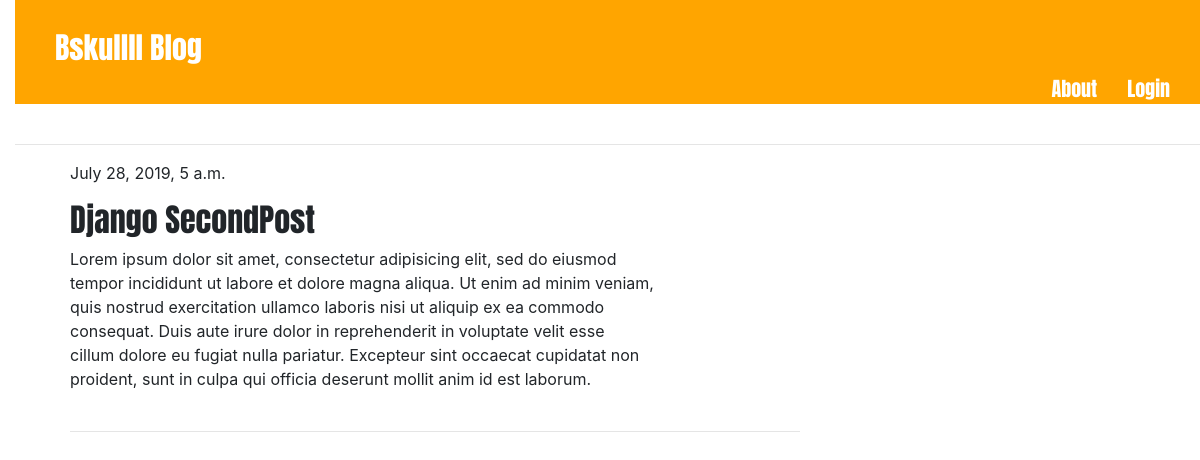
The app's page /post/2/ with its own data.
### blog/models.py (models this page shows, shortened)
class Post(models.Model):
	author = models.ForeignKey(User, on_delete=models.CASCADE)
	title = models.CharField(max_length=256)
	text = models.TextField()
	created_date = models.DateTimeField(default=timezone.now)
	published_date = models.DateTimeField(blank=True, null=True)

### blog/views.py (the view)
# urls.py: url(r'^post/(?P<pk>\d+)/$', views.post_detail, name='post_detail'),
def post_detail(request, pk):
	post = get_object_or_404(Post, pk=pk)
	data = {'post':post}
	return render(request, 'blog/post_detail.html', context=data)

### templates/blog/post_detail.html (shortened to what this page needs)
{% extends 'blog/base.html' %}
{% block body_block %}
	<div class="post">
		{% if post.published_date %}
			<p class="date">{{post.published_date}}</p>
		{% endif %}
			{% if request.user.is_authenticated %}
				<a class="btn btn-danger" href="{% url 'post_edit' pk=post.pk %}">Edit</a>
				<h2>{{ post.title }}</h2>
				<p>{{ post.text|linebreaksbr }}</p>
				<hr>
			{% else %}
				<h2>{{ post.title }}</h2>
				<p>{{ post.text|linebreaksbr }}</p>
				<hr>
			{% endif %}
	</div>
{% endblock %}

### static/blog/css/blog.css (style rules this page uses)
h1, h2, h3, h4, h5 { font-family: 'Anton', sans-serif; }
body { padding-left: 15px; }
.date, { color: #828282; text-align: right; }
.post { margin-bottom: 70px; }
hr { margin-top: 40px; }

### records on screen
Post: published_date "July 28, 2019, 5 a.m.", title "Django SecondPost", text "Lorem ipsum dolor sit amet, consectetur adipisicing elit, sed do eiusmod tempor incididunt ut labore et dolore magna aliqua. Ut enim ad minim veniam, quis nostrud exercitation ullamco laboris nisi ut aliquip ex ea commodo consequat. Duis aute irure dolor in reprehenderit in voluptate velit esse cillum dolore eu fugiat nulla pariatur. Excepteur sint occaecat cupidatat non proident, sunt in culpa qui officia deserunt mollit anim id est laborum."
